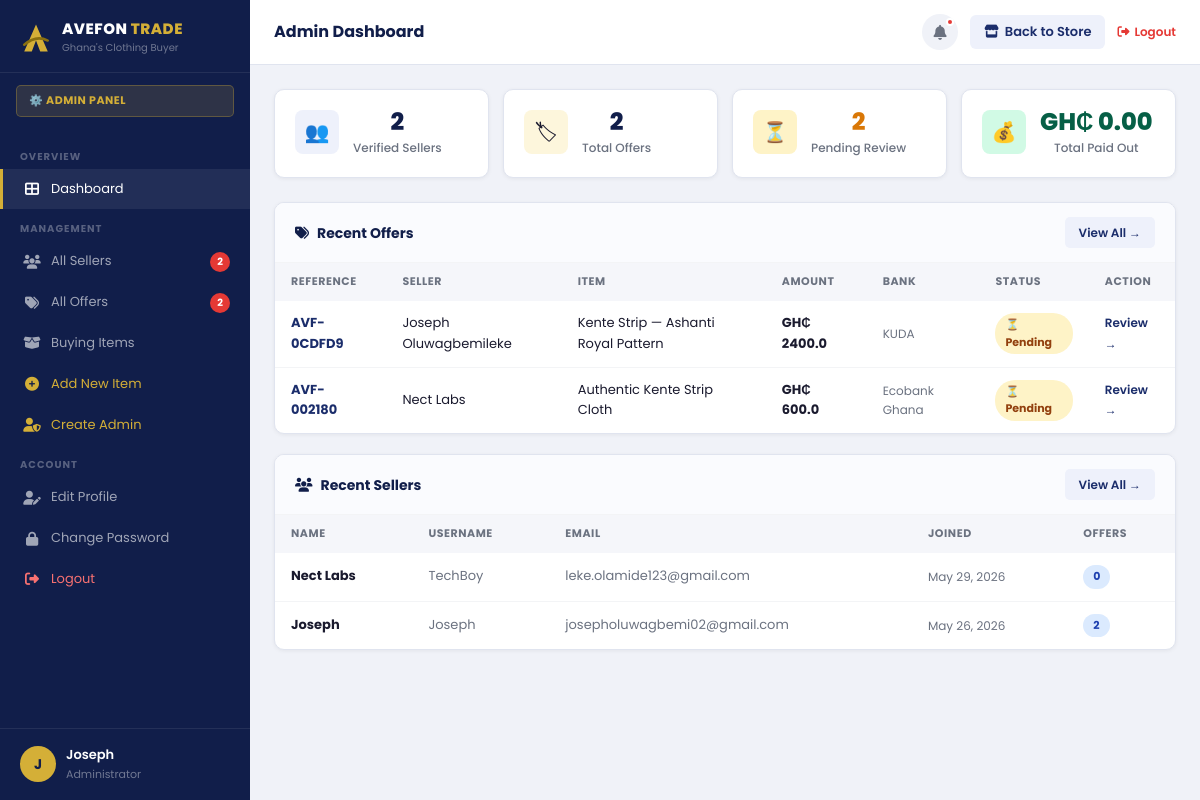
/dashboard/admin/ (signed in), run on the app's committed database.
### backend/models.py (models this page shows, shortened)
class SellerOffer(models.Model):
    STATUS = [
        ('pending',  '⏳ Pending Review'),
        ('approved', '✅ Approved'),
        ('received', '📦 Goods Received'),
        ('paid',     '💰 Paid'),
        ('rejected', '❌ Rejected'),
    ]
    ref           = models.CharField(max_length=20, unique=True, editable=False)
    user          = models.ForeignKey(User, on_delete=models.SET_NULL, null=True, blank=True, related_name='offers')
    seller_name   = models.CharField(max_length=200)
    seller_phone  = models.CharField(max_length=20)
    seller_email  = models.EmailField(blank=True)
    item          = models.ForeignKey(BuyingItem, on_delete=models.SET_NULL, null=True, blank=True, related_name='offers')
    item_name     = models.CharField(max_length=200)
    quantity      = models.PositiveIntegerField()
    asking_price  = models.DecimalField(max_digits=10, decimal_places=2)
    condition     = models.CharField(max_length=50, default='Brand New')
    description   = models.TextField(blank=True)
    bank_name     = models.CharField(max_length=100)
    account_name  = models.CharField(max_length=200)
    account_number = models.CharField(max_length=50)
    branch        = models.CharField(max_length=100, blank=True)
    location      = models.CharField(max_length=200, blank=True, help_text='Seller location/address for delivery')
    status        = models.CharField(max_length=20, choices=STATUS, default='pending')
    admin_note    = models.TextField(blank=True)
    created_at    = models.DateTimeField(auto_now_add=True)
    updated_at    = models.DateTimeField(auto_now=True)
    class Meta:
        ordering = ['-created_at']
    @property
    def total(self):
        return float(self.quantity) * float(self.asking_price)
    @property
    def bank(self):
        return self.bank_name

### backend/views.py (the view)
# urls.py: path('dashboard/admin/',                        views.admin_dashboard,      name='admin-dashboard'),
@login_required
def admin_dashboard(request):
    if not request.user.is_staff:
        messages.error(request, 'Access denied.')
        return redirect('backend:user-dashboard')
    all_offers = _get_all_offers(request)
    def st(o): return o.status if hasattr(o, 'status') else o.get('status', 'pending')
    def tot(o): return float(o.total) if hasattr(o, 'total') else float(o.get('total', 0))
    recent_sellers = list(User.objects.all().order_by('-date_joined')[:6])
    for u in recent_sellers:
        u.offer_count = SellerOffer.objects.filter(user=u).count() if USE_DB else 0
    paid_total = sum(tot(o) for o in all_offers if st(o) == 'paid')
    return render(request, 'backend/admin-dashboard.html', {
        'total_sellers':  User.objects.count(),
        'total_offers':   len(all_offers),
        'pending_offers': sum(1 for o in all_offers if st(o) == 'pending'),
        'paid_out':       f"GH₵ {paid_total:,.2f}",
        'recent_offers':  all_offers[:8],
        'recent_sellers': recent_sellers,
    })

### backend/views.py (called while the page is built)
def _get_all_offers(request):
    if USE_DB:
        try:
            return list(SellerOffer.objects.all().order_by('-created_at'))
        except Exception:
            pass
    return request.session.get('all_offers', [])

### templates/backend/admin-dashboard.html (shortened to what this page needs)
{% extends 'backend/base-dashboard.html' %}
{% block sidebar_role %}⚙️ Admin Panel{% endblock %}
{% block user_role_label %}Administrator{% endblock %}
{% block page_title %}Admin Dashboard{% endblock %}
{% block sidebar_nav %}
<div class="dash-nav-section">Overview</div>
<a href="{% url 'backend:admin-dashboard' %}" class="dash-nav-link active"><i class="fas fa-th-large"></i> Dashboard</a>
<div class="dash-nav-section">Management</div>
<a href="{% url 'backend:admin-sellers' %}" class="dash-nav-link"><i class="fas fa-users"></i> All Sellers <span class="dash-nav-badge">{{ total_sellers }}</span></a>
<a href="{% url 'backend:admin-offers' %}" class="dash-nav-link"><i class="fas fa-tags"></i> All Offers <span class="dash-nav-badge">{{ pending_offers }}</span></a>
<a href="{% url 'backend:admin-products' %}" class="dash-nav-link"><i class="fas fa-box-open"></i> Buying Items</a>
<a href="{% url 'backend:add-product' %}" class="dash-nav-link" style="color:#D4AF37"><i class="fas fa-plus-circle"></i> Add New Item</a>
<a href="{% url 'backend:create-admin' %}" class="dash-nav-link" style="color:#D4AF37"><i class="fas fa-user-shield"></i> Create Admin</a>
<div class="dash-nav-section">Account</div>
<a href="{% url 'backend:edit-profile' %}" class="dash-nav-link"><i class="fas fa-user-edit"></i> Edit Profile</a>
<a href="{% url 'backend:change-password' %}" class="dash-nav-link"><i class="fas fa-lock"></i> Change Password</a>
<a href="#" onclick="showLogoutModal();return false" class="dash-nav-link" style="color:#F87171"><i class="fas fa-sign-out-alt"></i> Logout</a>
{% endblock %}
{% block dashboard_content %}
<div class="stat-grid">
  <div class="stat-card">
    <div class="stat-card-icon" style="background:#EEF1FB">👥</div>
    <div><div class="stat-val">{{ total_sellers }}</div><div class="stat-label">Verified Sellers</div></div>
  </div>
  <div class="stat-card">
    <div class="stat-card-icon" style="background:#FDF6DC">🏷</div>
    <div><div class="stat-val">{{ total_offers }}</div><div class="stat-label">Total Offers</div></div>
  </div>
  <div class="stat-card">
    <div class="stat-card-icon" style="background:#FEF3C7">⏳</div>
    <div><div class="stat-val" style="color:#D97706">{{ pending_offers }}</div><div class="stat-label">Pending Review</div></div>
  </div>
  <div class="stat-card">
    <div class="stat-card-icon" style="background:#D1FAE5">💰</div>
    <div><div class="stat-val" style="color:#065F46">{{ paid_out }}</div><div class="stat-label">Total Paid Out</div></div>
  </div>
</div>
<div class="dash-card">
  <div class="dash-card-head">
    <div class="dash-card-title"><i class="fas fa-tags"></i> Recent Offers</div>
    <a href="{% url 'backend:admin-offers' %}" class="dash-card-action">View All →</a>
  </div>
  <div style="overflow-x:auto">
    <table class="dash-table">
      <thead><tr>
        <th>Reference</th><th>Seller</th><th>Item</th><th>Amount</th><th>Bank</th><th>Status</th><th>Action</th>
      </tr></thead>
      <tbody>
        {% for offer in recent_offers %}
        <tr>
          <td><strong style="color:#1B2D6B">{{ offer.ref }}</strong></td>
          <td>{{ offer.seller_name }}</td>
          <td>{{ offer.item_name }}</td>
          <td><strong>GH₵ {{ offer.total }}</strong></td>
          <td style="font-size:12px;color:#6B7280">{{ offer.bank }}</td>
          <td>
            {% if offer.status == 'paid' %}<span class="badge badge-success">💰 Paid</span>
            {% elif offer.status == 'approved' %}<span class="badge badge-info">✅ Approved</span>
            {% elif offer.status == 'rejected' %}<span class="badge badge-danger">❌ Rejected</span>
            {% else %}<span class="badge badge-warning">⏳ Pending</span>{% endif %}
          </td>
          <td><a href="{% url 'backend:offer-detail' offer.ref %}" style="font-size:12px;color:#1B2D6B;font-weight:600">Review →</a></td>
        </tr>
        {% empty %}
        <tr><td colspan="7" style="text-align:center;padding:32px;color:#6B7280">No offers yet.</td></tr>
        {% endfor %}
      </tbody>
    </table>
  </div>
</div>
<div class="dash-card">
  <div class="dash-card-head">
    <div class="dash-card-title"><i class="fas fa-users"></i> Recent Sellers</div>
    <a href="{% url 'backend:admin-sellers' %}" class="dash-card-action">View All →</a>
  </div>
  <div style="overflow-x:auto">
    <table class="dash-table">
      <thead><tr><th>Name</th><th>Username</th><th>Email</th><th>Joined</th><th>Offers</th></tr></thead>
      <tbody>
        {% for seller in recent_sellers %}
        <tr>
          <td><strong>{{ seller.get_full_name|default:seller.username }}</strong></td>
          <td style="color:#6B7280">{{ seller.username }}</td>
          <td style="color:#6B7280">{{ seller.email|default:'—' }}</td>
          <td style="color:#6B7280;font-size:12px">{{ seller.date_joined|date:"M d, Y" }}</td>
          <td><span class="badge badge-info">{{ seller.offer_count }}</span></td>
        </tr>
        {% empty %}
        <tr><td colspan="5" style="text-align:center;padding:32px;color:#6B7280">No sellers yet.</td></tr>
        {% endfor %}
      </tbody>
    </table>
  </div>
</div>
{% endblock %}

### templates/backend/base-dashboard.html (shortened to what this page needs)
{% load static %}
<!doctype html>
<html lang="en">
<head>
  <link rel="stylesheet" href="{% static 'frontend/css/style.css' %}">
  <link href="https://cdnjs.cloudflare.com/ajax/libs/font-awesome/6.5.1/css/all.min.css" rel="stylesheet">
</head>
<body>
<div class="dash-wrap">
  <aside class="dash-sidebar">
    <div class="dash-logo">
      <svg width="32" height="32" viewBox="0 0 38 38" fill="none">
        <polygon points="19,3 33,35 24,35 19,22 14,35 5,35" fill="#D4AF37"/>
        <path d="M5,27 Q19,15 33,22" stroke="#8A7010" stroke-width="3" fill="none" stroke-linecap="round"/>
      </svg>
      <div>
        <div class="dash-logo-text">AVEFON <span>TRADE</span></div>
        <div class="dash-logo-sub">Ghana's Clothing Buyer</div>
      </div>
    </div>
    <div class="dash-role-badge">{% block sidebar_role %}Dashboard{% endblock %}</div>
    <nav class="dash-nav">{% block sidebar_nav %}{% endblock %}</nav>
    <div class="dash-sidebar-bottom">
      <div class="dash-user-info">
        <div class="dash-avatar">
          {% if request.user.first_name %}
            {{ request.user.first_name|first|upper }}{% if request.user.last_name %}{{ request.user.last_name|first|upper }}{% endif %}
          {% else %}
            {{ request.user.username|first|upper }}
          {% endif %}
        </div>
        <div>
          <div class="dash-user-name">{{ request.user.get_full_name|default:request.user.username }}</div>
          <div class="dash-user-role">{% block user_role_label %}Member{% endblock %}</div>
        </div>
      </div>
    </div>
  </aside>
  <div class="dash-content">
    <header class="dash-topbar">
      <div class="dash-topbar-left">
        <span class="dash-topbar-title">{% block page_title %}Dashboard{% endblock %}</span>
      </div>
      <div class="dash-topbar-right">
        <div class="dash-topbar-icon" title="Notifications">
          <i class="fas fa-bell"></i>
          <span class="dash-notif-dot"></span>
        </div>
        <a href="{% url 'frontend:index' %}" class="dash-store-link">
          <i class="fas fa-store"></i> Back to Store
        </a>
        <a href="#" onclick="showLogoutModal();return false" style="font-size:12px;color:#E53935;font-weight:600;display:flex;align-items:center;gap:5px">
          <i class="fas fa-sign-out-alt"></i> Logout
        </a>
      </div>
    </header>
    <div class="dash-page">
      {% block dashboard_content %}{% endblock %}
    </div>
  </div>
</div>
</body>
</html>

### static/frontend/css/style.css (style rules this page uses)
:root { --purple: #f7ecd3; --purple-dark: #eee1bb; --purple-light: #ede9fe; --purple-pale: #f5f3ff; --accent: #f59e0b; --red: #ef4444; --green: #10b981; --dark: #111827; --gray-700: #374151; --gray-500: #6b7280; --gray-300: #d1d5db; --gray-100: #f3f4f6; --white: #ffffff; --border: #e5e7eb; --shadow: 0 1px 3px rgba(0,0,0,0.08), 0 1px 2px rgba(0,0,0,0.06); --shadow-md: 0 4px 6px rgba(0,0,0,0.07), 0 2px 4px rgba(0,0,0,0.06); --shadow-lg: 0 10px 15px rgba(0,0,0,0.08), 0 4px 6px rgba(0,0,0,0.05); --radius-sm: 6px; --radius: 10px; --radius-lg: 16px; --radius-xl: 22px; --transition: all 0.22s ease; }
*, *::before, *::after { box-sizing: border-box; margin: 0; padding: 0; }
html { scroll-behavior: smooth; font-size: 15px; }
body { font-family: 'AlbertSans', 'Plus Jakarta Sans', system-ui, sans-serif; background: #f8f8f8; color: var(--dark); line-height: 1.6; -webkit-font-smoothing: antialiased; }
a { text-decoration: none; color: inherit; }
.stat-card { background: #fff; border: 1px solid var(--border); border-radius: var(--radius-lg); padding: 20px; text-align: center; transition: var(--transition); }
.stat-label { font-size: 12px; color: var(--gray-500); margin-top: 3px; font-weight: 500; }

### data on the page
SellerOffer: ref "AVF-0CDFD9", seller_name "Joseph Oluwagbemileke", item_name "Kente Strip — Ashanti Royal Pattern", total "2400.0", bank "KUDA", status "⏳ Pending"
SellerOffer: ref "AVF-002180", seller_name "Nect Labs", item_name "Authentic Kente Strip Cloth", total "600.0", bank "Ecobank Ghana", status "⏳ Pending"

### other printed values
{{ total_sellers }} "2"
{{ pending_offers }} "2"
{{ request.user.username|first|upper }} "J"
{{ request.user.get_full_name|default:request.user.username }} "Joseph"
{{ total_offers }} "2"
{{ paid_out }} "GH₵ 0.00"
{{ seller.get_full_name|default:seller.username }} "Nect Labs"
{{ seller.username }} "TechBoy"
{{ seller.email|default:'—' }} "leke.olamide123@gmail.com"
{{ seller.date_joined|date:"M d, Y" }} "May 29, 2026"
{{ seller.offer_count }} "0"
{{ seller.get_full_name|default:seller.username }} "Joseph"
{{ seller.username }} "Joseph"
{{ seller.email|default:'—' }} "josepholuwagbemi02@gmail.com"
{{ seller.date_joined|date:"M d, Y" }} "May 26, 2026"
